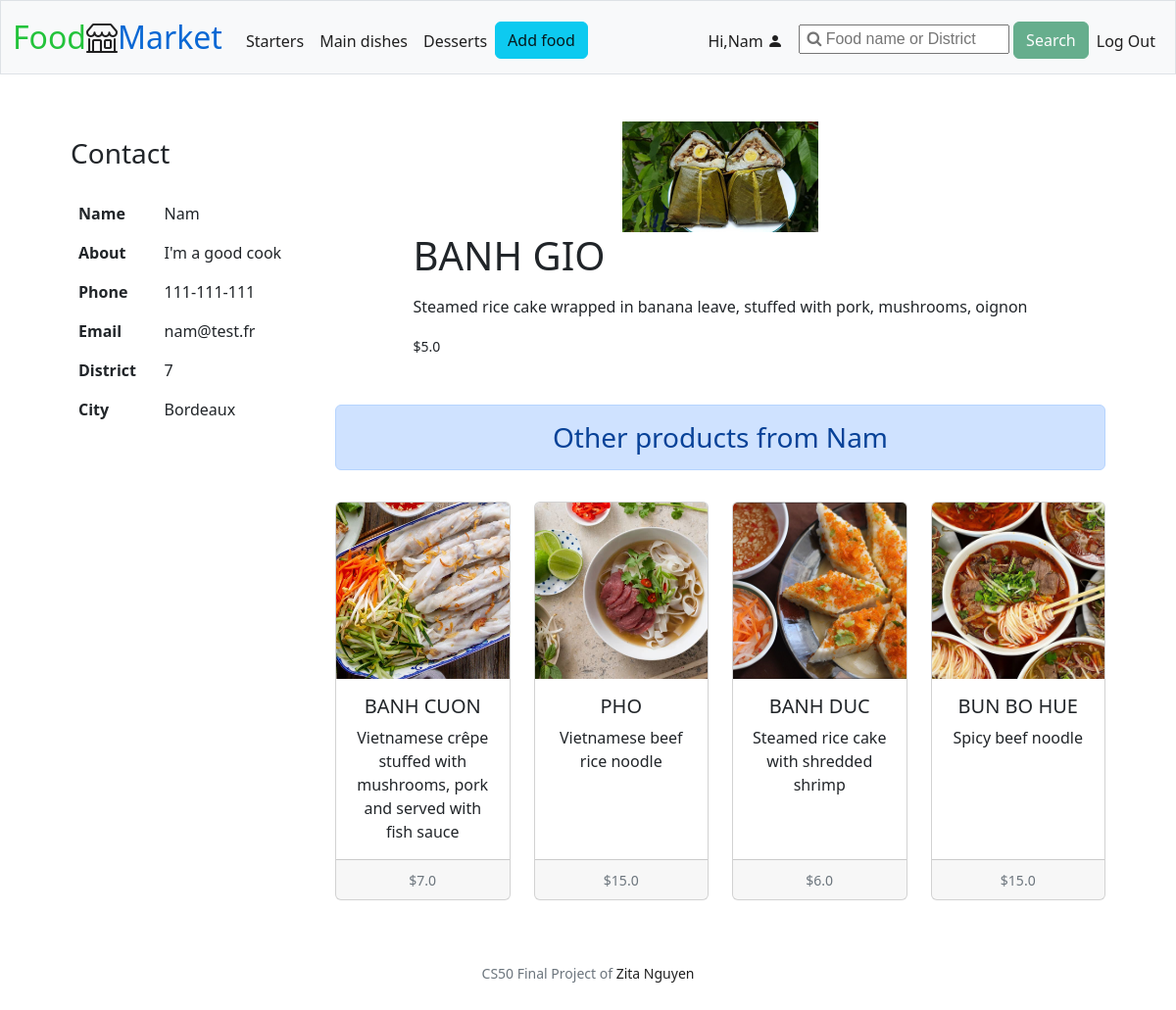
The page /product/45 (signed in) on the database as committed earlier.
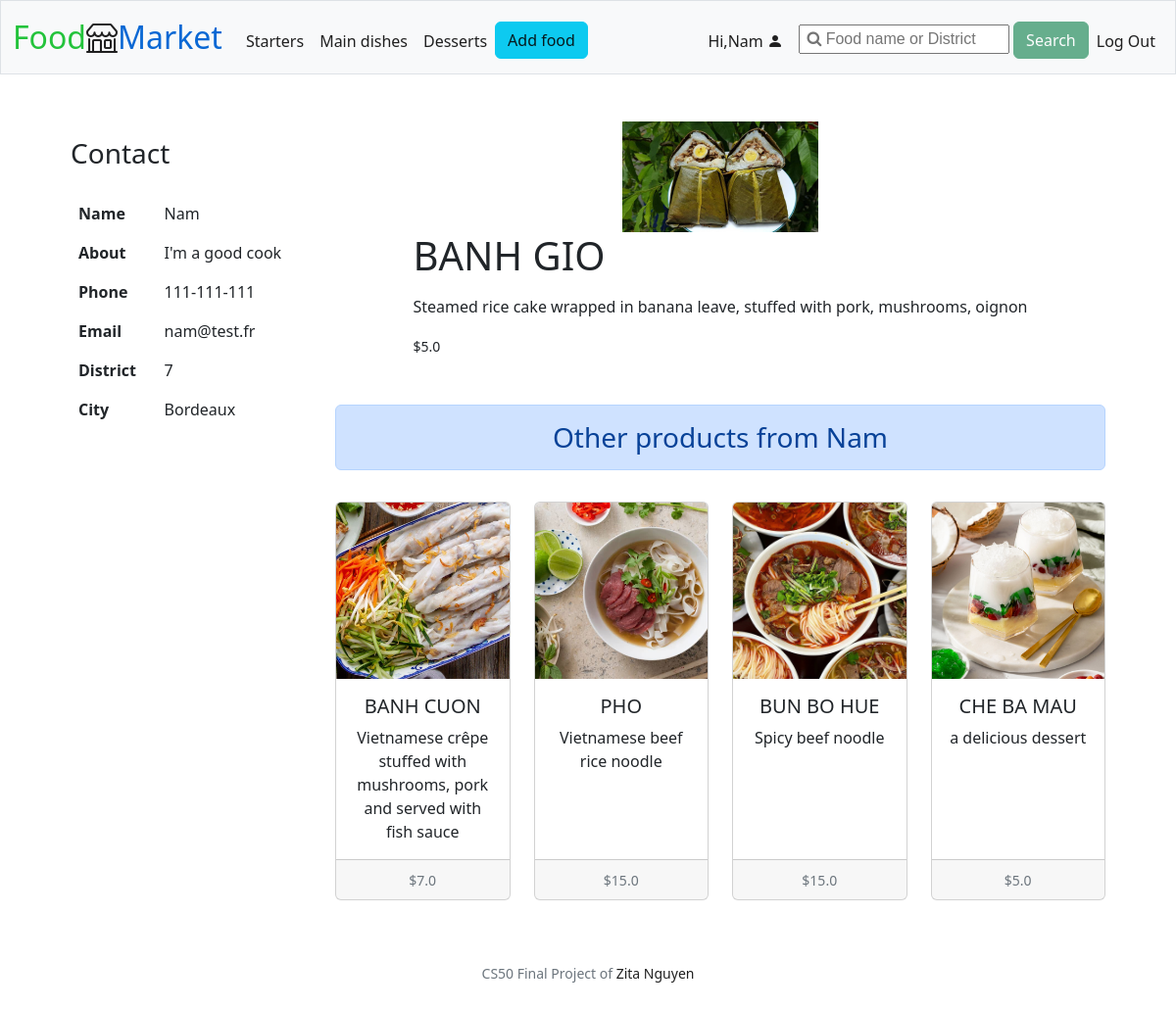
The same page on the database as committed later.
### tables this page shows
CREATE TABLE food (
id INTEGER PRIMARY KEY AUTOINCREMENT, 
category TEXT NOT NULL,
name TEXT NOT NULL,
photo BLOB NOT NULL,
description TEXT NOT NULL,
price REAL NOT NULL,
date DATETIME NOT NULL,
user_id INTEGER NOT NULL,
FOREIGN KEY (user_id) REFERENCES users (id)
);

### app.py (the view)
@app.route("/product/<int:food_id>", methods=["GET"])
@login_required
def product(food_id):
    product = query_get_a_product(food_id)
    seller = query_get_seller(product[7])
    products_from_same_seller = query_get_seller_other_products(product[7], food_id)
    return render_template("product.html", seller=seller, this_product=product, products=products_from_same_seller)

### app.py (called while the page is built)
@app.after_request
def after_request(response):
    response.headers["Cache-Control"] = "no-cache, no-store, must-revalidate"
    response.headers["Expires"] = 0
    response.headers["Pragma"] = "no-cache"
    return response

### helpers.py (called while the page is built)
def login_required(f):
    @wraps(f)
    def decorated_function(*args, **kwargs):
        if session.get("user_id") is None:
            return redirect("/login")
        return f(*args, **kwargs)
    return decorated_function

### queries.py (called while the page is built)
def query_get_seller(id):
    conn = sqlite3.connect("market.db")
    c = conn.cursor()
    c.execute("SELECT users.*, contact.district, contact.city, contact.phone FROM users INNER JOIN contact ON users.id = contact.user_id WHERE users.id = ?", (id,))
    seller = c.fetchone()
    conn.close()
    return seller

def query_get_seller_other_products(user_id, food_id):
    conn = sqlite3.connect("market.db")
    c = conn.cursor()
    c.execute("SELECT * FROM food WHERE user_id = ? AND id NOT IN (?)", (user_id, food_id))
    products = c.fetchall()
    conn.close()
    return products

### templates/product.html (shortened to what this page needs)
{% extends "layout.html" %}
{% block main %}
<div class="row mx-5">
  <div class="col-xs-1 col-lg-3">
    <h3 class="py-3">Contact</h3>
    <table class="table table-borderless">
        <tbody>
            <tr>
                <th scope="row">Name</th>
                <td>{{ seller[1].capitalize() }}</td>
            </tr>
            <tr>
                <th scope="row">About</th>
                <td>{{ seller[5] }}</td>
            </tr>
            <tr>
                <th scope="row">Phone</th>
                <td>{{ seller[8] }}</td>
            </tr>
            <tr>
                <th scope="row">Email</th>
                <td>{{ seller[2] }}</td>
            </tr>
            <tr>
                <th scope="row">District</th>
                <td>{{ seller[6] }}</td>
            </tr>
            <tr>
                <th scope="row">City</th>
                <td>{{ seller[7] }}</td>
            </tr>
        </tbody>
    </table>
  </div>
  <div class="col-xs-1 col-lg-9">
      <div class="d-flex flex-wrap mb-5 justify-content-evenly">
        <img src="{{url_for('static', filename='photos/' + this_product[3])}}" class="img-fluid" alt="{{ this_product[2] }}" style="max-height: 200px; max-width: 200px;">
        <div>
          <p class="display-6 text-uppercase">{{ this_product[2] }}</p>
          <p class="">{{ this_product[4] }}</p>
          <small class="">${{ this_product[5] }}</small>
        </div>
      </div>
      <div class="alert alert-primary text-center h3" role="alert">
          Other products from {{ seller[1].capitalize() }}
      </div>
      <div>
          <div class="py-3">
              <div class="row row-cols-1 row-cols-md-4 g-4 text-center">
                  {% if not products %}
                      <div class="col">
                          <div class="card h-100">
                          <img class="card-img-top" src="{{url_for('static', filename='photos/no_food.jpeg')}}" alt="No product">
                          <div class="card-body">
                              <p class="card-text">No more dish.</p>
                          </div>
                          </div>
                      </div>
                  {% else %}
                      {% for product in products %}
                          <div class="col">
                              <div class="card h-100">
                                  <img src="{{url_for('static', filename='photos/' + product[3])}}" class="card-img-top" alt="{{ product[2] }}">
                                  <div class="card-body">
                                      <h5 class="card-title">{{ product[2] }}</h5>
                                      <p class="card-text">{{ product[4] }}</p>
                                  </div>
                                  <div class="card-footer">
                                      <small class="text-muted">${{ product[5] }}</small>
                                  </div>
                              </div>
                          </div>
                      {% endfor %}
                  {% endif %}
              </div>
          </div>
      </div>
  </div>
</div>
{% endblock %}

Rows that differ between the two databases and show on the page:
removed food: photo (picture), name "BANH DUC", description "Steamed rice cake with shredded shrimp", price "6.0"
added food: photo (picture), name "CHE BA MAU", description "a delicious dessert", price "5.0"
